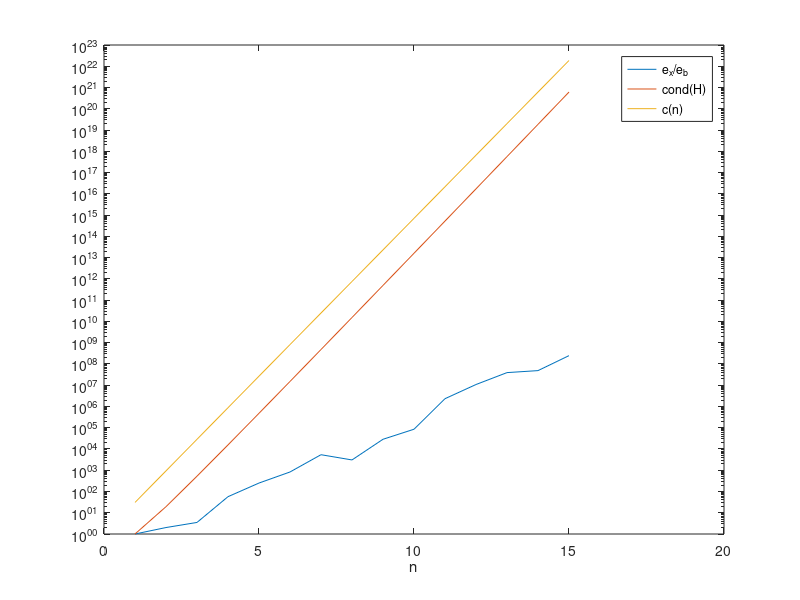

MATLAB code to generate this figure:
% Devin Balian 2791430

clear all;

N = 15; % number of iterations
delta = 1e-5; % maximum disturbance error
e = zeros(N, 1); % ratio of e_x and e_b
cond = zeros(N, 1); % condition number of hilbert matrix

for n = 1:N
    % Hilbert matrix
    H = hilb(n);
    Hinv = invhilb(n);

    % rhs vector
    b = ones(n, 1);
    b_delta = b + rand(n, 1) * delta / sqrt(n);
    e_b = norm(b - b_delta)/norm(b);

    % Solve linear system
    x = H\b;
    x_delta = H\b_delta;
    e_x = norm(x - x_delta)/norm(x);

    % Set error and cond
    e(n) = e_x/e_b;
    cond(n) = norm(H)*norm(Hinv);
end

% Calculate mean value of a (=alpha) for cond(n) = exp(an)*exp(-1) = exp(an-a)
a = mean(diff(log(cond)));
c = exp((1:N) * a);
% c = c / exp(a); % optional y-axis shift

% Plot resuts
semilogy(e)
hold on
semilogy(cond)
semilogy(c)
xlabel("n")
legend("e_x/e_b", "cond(H)", "c(n)")
